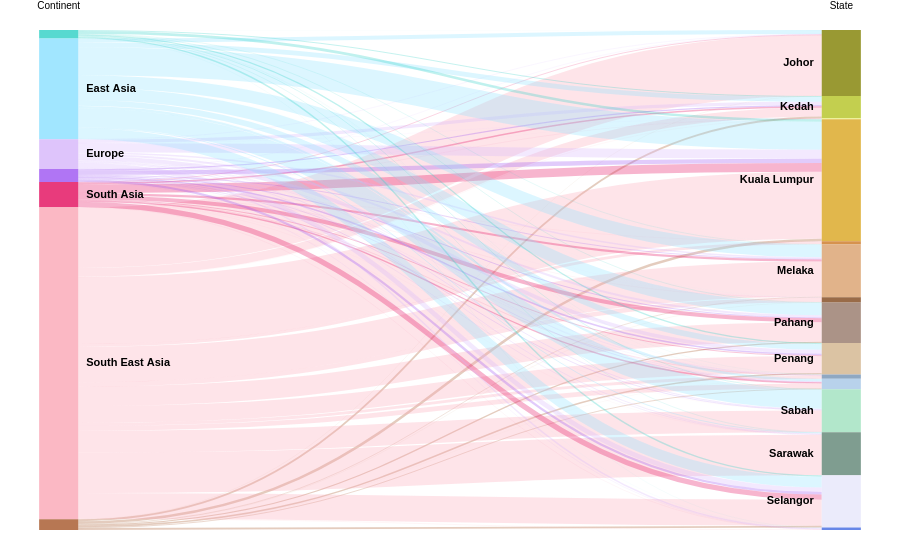

Describe this chart as a Vega-Lite specification.
### Vega specification from a JSON file in a GitHub repository (floating-point values rounded to 4 significant figures)
{"$schema": "https://vega.github.io/schema/vega/v3.0.json", "width": 900, "height": 500, "data": [{"name": "rawData", "values": [{"Continent": "America", "State": "Johor", "Total_Arrivals": 9861}, {"Continent": "East Asia", "State": "Johor", "Total_Arrivals": 464974}, {"Continent": "Europe", "State": "Johor", "Total_Arrivals": 51181}, {"Continent": "Non South East Asia", "State": "Johor", "Total_Arrivals": 18310}, {"Continent": "South Asia", "State": "Johor", "Total_Arrivals": 67553}, {"Continent": "South East Asia", "State": "Johor", "Total_Arrivals": 7275410}, {"Continent": "West Asia", "State": "Johor", "Total_Arrivals": 17890}, {"Continent": "America", "State": "Kedah", "Total_Arrivals": 110758}, {"Continent": "East Asia", "State": "Kedah", "Total_Arrivals": 574597}, {"Continent": "Europe", "State": "Kedah", "Total_Arrivals": 390134}, {"Continent": "Non South East Asia", "State": "Kedah", "Total_Arrivals": 146073}, {"Continent": "South Asia", "State": "Kedah", "Total_Arrivals": 183272}, {"Continent": "South East Asia", "State": "Kedah", "Total_Arrivals": 1045980}, {"Continent": "West Asia", "State": "Kedah", "Total_Arrivals": 220484}, {"Continent": "America", "State": "Kelantan", "Total_Arrivals": 2969}, {"Continent": "Europe", "State": "Kelantan", "Total_Arrivals": 27712}, {"Continent": "Non South East Asia", "State": "Kelantan", "Total_Arrivals": 3659}, {"Continent": "South Asia", "State": "Kelantan", "Total_Arrivals": 18674}, {"Continent": "South East Asia", "State": "Kelantan", "Total_Arrivals": 35934}, {"Continent": "West Asia", "State": "Kelantan", "Total_Arrivals": 3489}, {"Continent": "America", "State": "Kuala Lumpur", "Total_Arrivals": 314172}, {"Continent": "East Asia", "State": "Kuala Lumpur", "Total_Arrivals": 3342480}, {"Continent": "Europe", "State": "Kuala Lumpur", "Total_Arrivals": 1082939}, {"Continent": "Non South East Asia", "State": "Kuala Lumpur", "Total_Arrivals": 514170}, {"Continent": "South Asia", "State": "Kuala Lumpur", "Total_Arrivals": 1038683}, {"Continent": "South East Asia", "State": "Kuala Lumpur", "Total_Arrivals": 8019347}, {"Continent": "West Asia", "State": "Kuala Lumpur", "Total_Arrivals": 303758}, {"Continent": "America", "State": "Labuan", "Total_Arrivals": 810}, {"Continent": "East Asia", "State": "Labuan", "Total_Arrivals": 8809}, {"Continent": "Europe", "State": "Labuan", "Total_Arrivals": 1651}, {"Continent": "Non South East Asia", "State": "Labuan", "Total_Arrivals": 602}, {"Continent": "South Asia", "State": "Labuan", "Total_Arrivals": 11802}, {"Continent": "South East Asia", "State": "Labuan", "Total_Arrivals": 338464}, {"Continent": "America", "State": "Melaka", "Total_Arrivals": 46253}, {"Continent": "East Asia", "State": "Melaka", "Total_Arrivals": 1486596}, {"Continent": "Europe", "State": "Melaka", "Total_Arrivals": 192736}, {"Continent": "Non South East Asia", "State": "Melaka", "Total_Arrivals": 88026}, {"Continent": "South Asia", "State": "Melaka", "Total_Arrivals": 247572}, {"Continent": "South East Asia", "State": "Melaka", "Total_Arrivals": 4220615}, {"Continent": "West Asia", "State": "Melaka", "Total_Arrivals": 61069}, {"Continent": "America", "State": "Negeri Sembilan", "Total_Arrivals": 2159}, {"Continent": "East Asia", "State": "Negeri Sembilan", "Total_Arrivals": 11891}, {"Continent": "Europe", "State": "Negeri Sembilan", "Total_Arrivals": 16422}, {"Continent": "Non South East Asia", "State": "Negeri Sembilan", "Total_Arrivals": 6966}, {"Continent": "South Asia", "State": "Negeri Sembilan", "Total_Arrivals": 15879}, {"Continent": "South East Asia", "State": "Negeri Sembilan", "Total_Arrivals": 532780}, {"Continent": "West Asia", "State": "Negeri Sembilan", "Total_Arrivals": 18272}, {"Continent": "America", "State": "Pahang", "Total_Arrivals": 54437}, {"Continent": "East Asia", "State": "Pahang", "Total_Arrivals": 1475469}, {"Continent": "Europe", "State": "Pahang", "Total_Arrivals": 259049}, {"Continent": "Non South East Asia", "State": "Pahang", "Total_Arrivals": 105098}, {"Continent": "South Asia", "State": "Pahang", "Total_Arrivals": 479448}, {"Continent": "South East Asia", "State": "Pahang", "Total_Arrivals": 2322400}, {"Continent": "West Asia", "State": "Pahang", "Total_Arrivals": 152766}, {"Continent": "America", "State": "Penang", "Total_Arrivals": 149665}, {"Continent": "East Asia", "State": "Penang", "Total_Arrivals": 681596}, {"Continent": "Europe", "State": "Penang", "Total_Arrivals": 455832}, {"Continent": "Non South East Asia", "State": "Penang", "Total_Arrivals": 190781}, {"Continent": "South Asia", "State": "Penang", "Total_Arrivals": 90087}, {"Continent": "South East Asia", "State": "Penang", "Total_Arrivals": 2020877}, {"Continent": "West Asia", "State": "Penang", "Total_Arrivals": 183025}, {"Continent": "America", "State": "Perak", "Total_Arrivals": 17095}, {"Continent": "East Asia", "State": "Perak", "Total_Arrivals": 19609}, {"Continent": "Europe", "State": "Perak", "Total_Arrivals": 79011}, {"Continent": "Non South East Asia", "State": "Perak", "Total_Arrivals": 16635}, {"Continent": "South Asia", "State": "Perak", "Total_Arrivals": 38938}, {"Continent": "South East Asia", "State": "Perak", "Total_Arrivals": 339536}, {"Continent": "West Asia", "State": "Perak", "Total_Arrivals": 11155}, {"Continent": "Europe", "State": "Perlis", "Total_Arrivals": 1560}, {"Continent": "Non South East Asia", "State": "Perlis", "Total_Arrivals": 737}, {"Continent": "South Asia", "State": "Perlis", "Total_Arrivals": 1471}, {"Continent": "South East Asia", "State": "Perlis", "Total_Arrivals": 3623}, {"Continent": "West Asia", "State": "Perlis", "Total_Arrivals": 263}, {"Continent": "America", "State": "Putrajaya", "Total_Arrivals": 9025}, {"Continent": "East Asia", "State": "Putrajaya", "Total_Arrivals": 266504}, {"Continent": "Europe", "State": "Putrajaya", "Total_Arrivals": 72367}, {"Continent": "Non South East Asia", "State": "Putrajaya", "Total_Arrivals": 59290}, {"Continent": "South Asia", "State": "Putrajaya", "Total_Arrivals": 159390}, {"Continent": "South East Asia", "State": "Putrajaya", "Total_Arrivals": 581654}, {"Continent": "West Asia", "State": "Putrajaya", "Total_Arrivals": 89686}, {"Continent": "America", "State": "Sabah", "Total_Arrivals": 64561}, {"Continent": "East Asia", "State": "Sabah", "Total_Arrivals": 2288098}, {"Continent": "Europe", "State": "Sabah", "Total_Arrivals": 114107}, {"Continent": "Non South East Asia", "State": "Sabah", "Total_Arrivals": 60393}, {"Continent": "South Asia", "State": "Sabah", "Total_Arrivals": 6854}, {"Continent": "South East Asia", "State": "Sabah", "Total_Arrivals": 2610152}, {"Continent": "West Asia", "State": "Sabah", "Total_Arrivals": 2613}, {"Continent": "America", "State": "Sarawak", "Total_Arrivals": 46217}, {"Continent": "East Asia", "State": "Sarawak", "Total_Arrivals": 114292}, {"Continent": "Europe", "State": "Sarawak", "Total_Arrivals": 99423}, {"Continent": "Non South East Asia", "State": "Sarawak", "Total_Arrivals": 33531}, {"Continent": "South Asia", "State": "Sarawak", "Total_Arrivals": 8969}, {"Continent": "South East Asia", "State": "Sarawak", "Total_Arrivals": 4837917}, {"Continent": "West Asia", "State": "Sarawak", "Total_Arrivals": 1638}, {"Continent": "America", "State": "Selangor", "Total_Arrivals": 173863}, {"Continent": "East Asia", "State": "Selangor", "Total_Arrivals": 1290889}, {"Continent": "Europe", "State": "Selangor", "Total_Arrivals": 561465}, {"Continent": "Non South East Asia", "State": "Selangor", "Total_Arrivals": 283681}, {"Continent": "South Asia", "State": "Selangor", "Total_Arrivals": 631091}, {"Continent": "South East Asia", "State": "Selangor", "Total_Arrivals": 3101730}, {"Continent": "West Asia", "State": "Selangor", "Total_Arrivals": 222077}, {"Continent": "America", "State": "Terengganu", "Total_Arrivals": 18531}, {"Continent": "East Asia", "State": "Terengganu", "Total_Arrivals": 20244}, {"Continent": "Europe", "State": "Terengganu", "Total_Arrivals": 170830}, {"Continent": "Non South East Asia", "State": "Terengganu", "Total_Arrivals": 21748}, {"Continent": "South Asia", "State": "Terengganu", "Total_Arrivals": 14585}, {"Continent": "South East Asia", "State": "Terengganu", "Total_Arrivals": 43269}, {"Continent": "West Asia", "State": "Terengganu", "Total_Arrivals": 5529}], "transform": [{"type": "formula", "expr": "datum['Continent']", "as": "stack1"}, {"type": "formula", "expr": "datum.State", "as": "stack2"}, {"type": "formula", "expr": "datum.Total_Arrivals", "as": "size"}]}, {"name": "nodes", "source": "rawData", "transform": [{"type": "filter", "expr": "!groupSelector || groupSelector.stack1 == datum.stack1 || groupSelector.stack2 == datum.stack2"}, {"type": "formula", "expr": "datum.stack1 + datum.stack2", "as": "key"}, {"type": "fold", "fields": ["stack1", "stack2"], "as": ["stack", "groupID"]}, {"type": "formula", "expr": "datum.stack == 'stack1' ? datum.stack1 + ' ' + datum.stack2 : datum.stack2 + ' ' + datum.stack1", "as": "sortField"}, {"type": "stack", "groupby": ["stack"], "sort": {"field": "sortField", "order": "descending"}, "field": "size"}, {"type": "formula", "expr": "(datum.y0 + datum.y1) / 2", "as": "yc"}]}, {"name": "groups", "source": "nodes", "transform": [{"type": "aggregate", "groupby": ["stack", "groupID"], "fields": ["size"], "ops": ["sum"], "as": ["total"]}, {"type": "stack", "groupby": ["stack"], "sort": {"field": "groupID", "order": "descending"}, "field": "total"}, {"type": "formula", "expr": "scale('y', datum.y0)", "as": "scaledY0"}, {"type": "formula", "expr": "scale('y', datum.y1)", "as": "scaledY1"}, {"type": "formula", "expr": "datum.stack == 'stack1'", "as": "rightLabel"}, {"type": "formula", "expr": "datum.total / domain('y')[1]", "as": "percentage"}]}, {"name": "destinationNodes", "source": "nodes", "transform": [{"type": "filter", "expr": "datum.stack == 'stack2'"}]}, {"name": "edges", "source": "nodes", "transform": [{"type": "filter", "expr": "datum.stack == 'stack1'"}, {"type": "lookup", "from": "destinationNodes", "key": "key", "fields": ["key"], "as": ["target"]}, {"type": "linkpath", "orient": "horizontal", "shape": "diagonal", "sourceY": {"expr": "scale('y', datum.yc)"}, "sourceX": {"expr": "scale('x', 'stack1') + bandwidth('x')"}, "targetY": {"expr": "scale('y', datum.target.yc)"}, "targetX": {"expr": "scale('x', 'stack2')"}}, {"type": "formula", "expr": "range('y')[0] - scale('y', datum.size)", "as": "strokeWidth"}, {"type": "formula", "expr": "datum.size / domain('y')[1]", "as": "percentage"}]}], "scales": [{"name": "x", "type": "band", "range": "width", "domain": ["stack1", "stack2"], "paddingOuter": 0.05, "paddingInner": 0.95}, {"name": "y", "type": "linear", "range": "height", "domain": {"data": "nodes", "field": "y1"}}, {"name": "color", "type": "ordinal", "range": ["#2ed0c5", "#8ae0ff", "#d6b6fa", "#9d53f2", "#E30B5C", "#faa7b6", "#a65628", "#808000", "#B4C424", "#FFFF8F", "#DAA520", "#CC7722", "#DAA06D", "#80461B", "#967969", "#D2B48C", "#7393B3", "#F0FFFF", "#A7C7E7", "#9FE2BF", "#5F8575", "#E6E6FA", "#4169E1"], "domain": ["America", "East Asia", "Europe", "Non South East Asia", "South Asia", "South East Asia", "West Asia", "Johor", "Kedah", "Kelantan", "Kuala Lumpur", "Labuan", "Melaka", "Negeri Sembilan", "Pahang", "Penang", "Perak", "Perlis", "Putrajaya", "Sabah", "Sarawak", "Selangor", "Terengganu"]}, {"name": "stackNames", "type": "ordinal", "range": ["Continent", "State"], "domain": ["stack1", "stack2"]}], "axes": [{"orient": "top", "scale": "x", "domain": false, "ticks": false, "labelPadding": 20, "encode": {"labels": {"update": {"text": {"scale": "stackNames", "field": "value", "fontWeight": "bold", "fontSize": 14}}}}}, {"orient": "left", "scale": "y", "labels": false, "domain": false, "ticks": false}], "marks": [{"type": "path", "name": "edgeMark", "from": {"data": "edges"}, "clip": true, "encode": {"update": {"stroke": [{"test": "groupSelector && groupSelector.stack == 'stack1'", "scale": "color", "field": "stack2"}, {"scale": "color", "field": "stack1"}], "strokeWidth": {"field": "strokeWidth"}, "path": {"field": "path"}, "strokeOpacity": {"signal": "!groupSelector && (groupHover.stack1 == datum.stack1 || groupHover.stack2 == datum.stack2) ? 0.9 : 0.3"}, "zindex": {"signal": "!groupSelector && (groupHover.stack1 == datum.stack1 || groupHover.stack2 == datum.stack2) ? 1 : 0"}, "tooltip": {"signal": "{\"Tourist from the Continent of\": datum.stack1, \"State\": datum.stack2, \"Total Tourist Arrivals\": format(datum.size, ',.0f')}"}}, "hover": {"strokeOpacity": {"value": 1}}}}, {"type": "rect", "name": "groupMark", "from": {"data": "groups"}, "encode": {"enter": {"fill": {"scale": "color", "field": "groupID"}, "width": {"scale": "x", "band": 1}}, "update": {"x": {"scale": "x", "field": "stack"}, "y": {"field": "scaledY0"}, "y2": {"field": "scaledY1"}, "fillOpacity": {"value": 0.8}, "tooltip": {"signal": "datum.groupID + ' has a total of ' + format(datum.total, ',.0f') + ' tourist arrivals.'"}}, "hover": {"fillOpacity": {"value": 1}}}}, {"type": "text", "from": {"data": "groups"}, "interactive": false, "encode": {"update": {"x": {"signal": "scale('x', datum.stack) + (datum.rightLabel ? bandwidth('x') + 8 : -8)"}, "yc": {"signal": "(datum.scaledY0 + datum.scaledY1) / 2"}, "align": {"signal": "datum.rightLabel ? 'left' : 'right'"}, "baseline": {"value": "middle"}, "fontWeight": {"value": "bold"}, "text": {"signal": "abs(datum.scaledY0 - datum.scaledY1) > 13 ? datum.groupID: ''"}}}}, {"type": "group", "data": [{"name": "dataForShowAll", "values": [{}], "transform": [{"type": "filter", "expr": "groupSelector"}]}], "encode": {"enter": {"xc": {"signal": "width / 2"}, "y": {"value": 30}, "width": {"value": 80}, "height": {"value": 30}}}, "marks": [{"type": "group", "name": "groupReset", "from": {"data": "dataForShowAll"}, "encode": {"enter": {"cornerRadius": {"value": 6}, "fill": {"value": "#f5f5f5"}, "stroke": {"value": "#c1c1c1"}, "strokeWidth": {"value": 2}, "height": {"field": {"group": "height"}}, "width": {"field": {"group": "width"}}}, "update": {"opacity": {"value": 1}}, "hover": {"opacity": {"value": 0.7}}}, "marks": [{"type": "text", "interactive": false, "encode": {"enter": {"xc": {"field": {"group": "width"}, "mult": 0.5}, "yc": {"field": {"group": "height"}, "mult": 0.5, "offset": 2}, "align": {"value": "center"}, "baseline": {"value": "middle"}, "fontWeight": {"value": "bold"}, "text": {"value": "Show All"}}}}]}]}], "signals": [{"name": "groupHover", "value": {}, "on": [{"events": "@groupMark:mouseover", "update": "{stack1:datum.stack == 'stack1' && datum.groupID, stack2:datum.stack == 'stack2' && datum.groupID}"}, {"events": "mouseout", "update": "{}"}]}, {"name": "groupSelector", "value": false, "on": [{"events": "@groupMark:click!", "update": "{stack:datum.stack, stack1: datum.stack == 'stack1' && datum.groupID, stack2: datum.stack == 'stack2' && datum.groupID}"}, {"events": [{"type": "click", "markname": "groupReset"}, {"type": "dblclick"}], "update": "false"}]}]}
